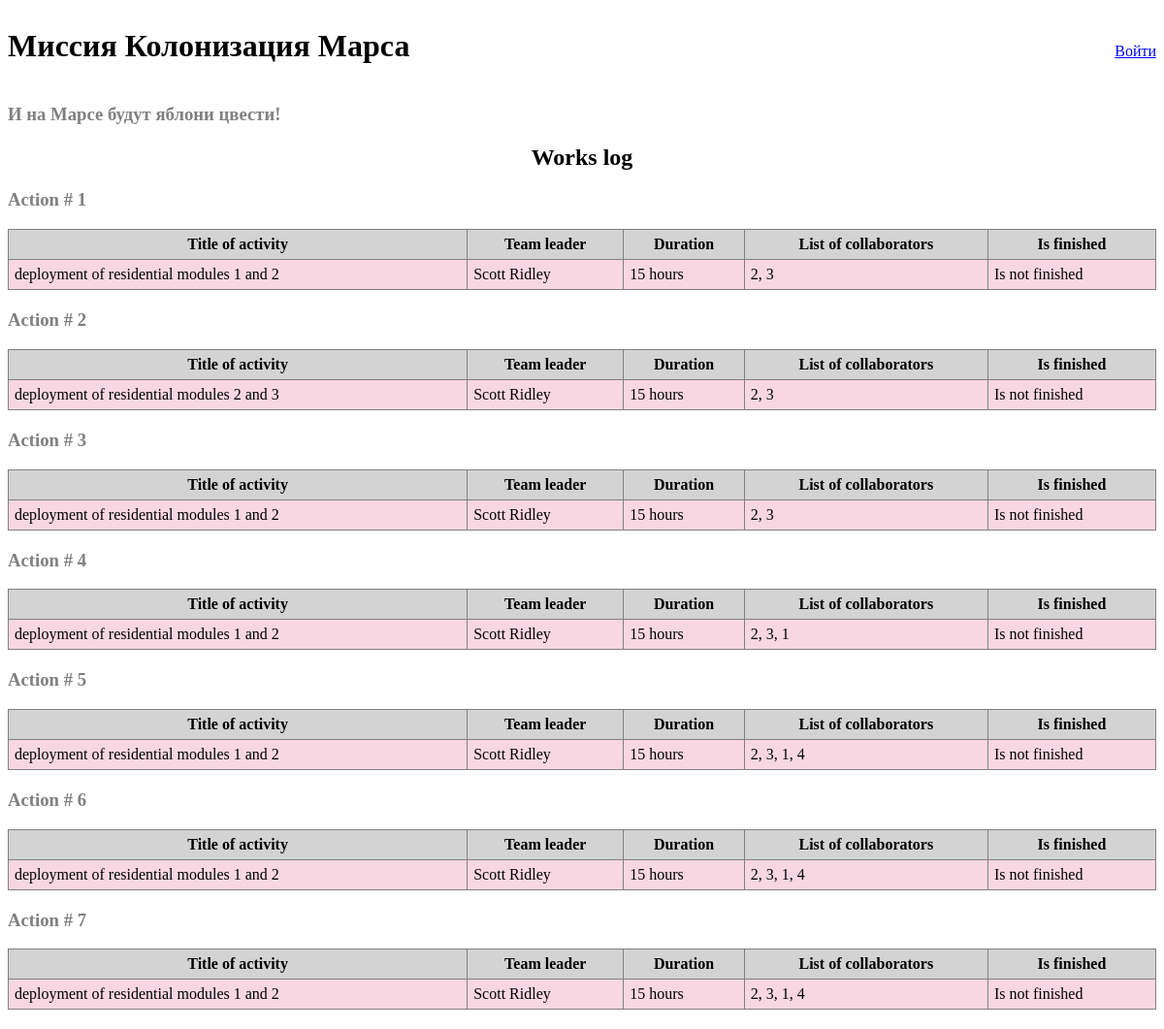
Before: / with the older database file.
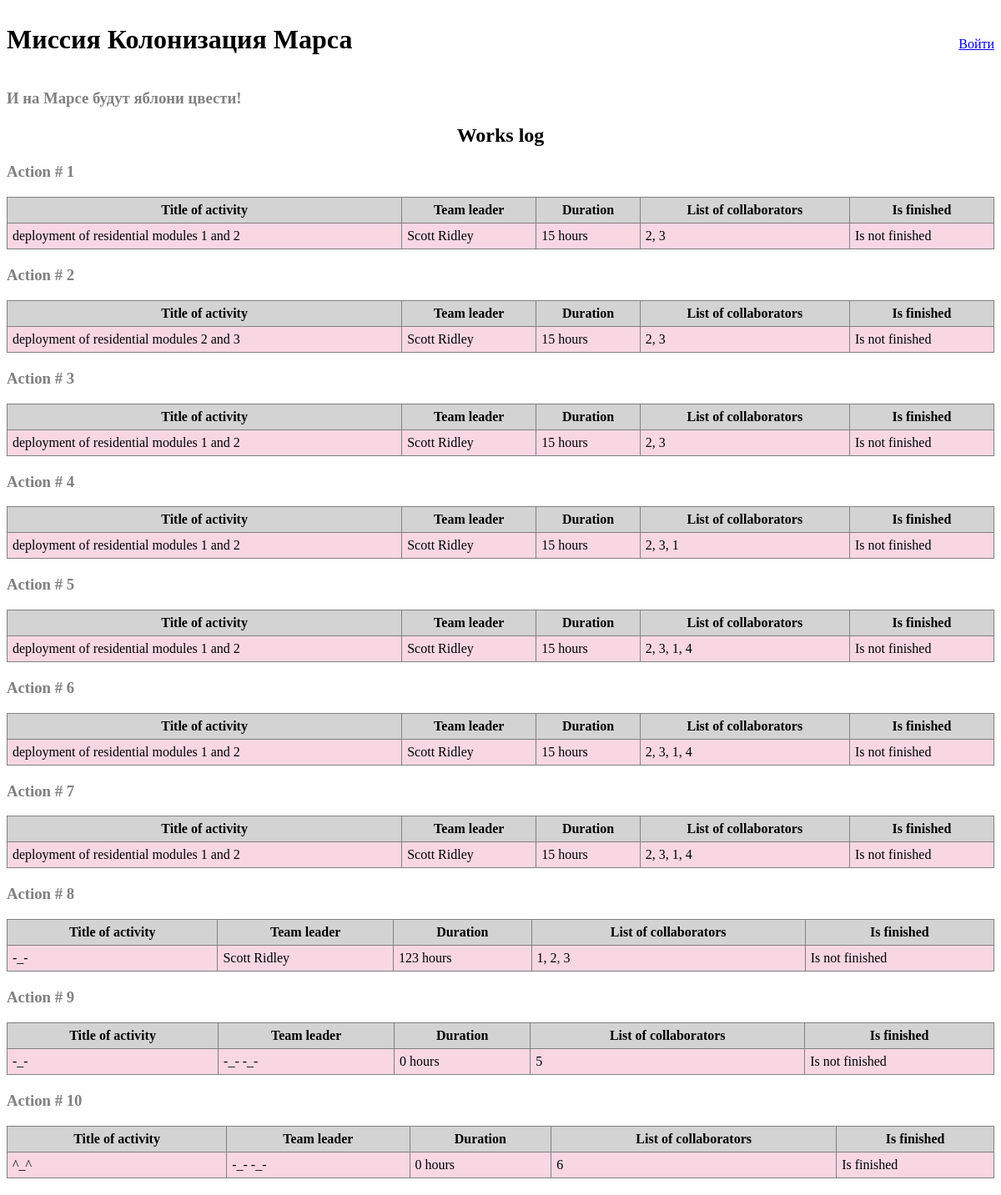
After: the same page with the newer database file.
### data/job.py (models this page shows, shortened)
class Jobs(SqlAlchemyBase, SerializerMixin):
    __tablename__ = 'jobs'
    id = C(Int, primary_key=True, autoincrement=True)
    job = C(Str, nullable=True)
    work_size = C(Int, nullable=True, default=0)
    collaborators = C(Str, nullable=True)
    start_date = C(sqlalchemy.DateTime, default=datetime.datetime.now)
    end_date = C(sqlalchemy.DateTime, default=datetime.datetime.now)
    is_finished = C(sqlalchemy.Boolean, default=False)
    team_leader = C(Int, sqlalchemy.ForeignKey("users.id"))
    user = orm.relationship('User')

### data/user.py (models this page shows, shortened)
class User(SqlAlchemyBase, SerializerMixin, UserMixin):
    __tablename__ = 'users'
    id = C(Int, primary_key=True, autoincrement=True)
    surname = C(Str, nullable=True)
    name = C(Str, nullable=True)
    age = C(Int, nullable=True)
    position = C(Str, nullable=True)
    speciality = C(Str, nullable=True)
    address = C(Str, nullable=True)
    email = C(Str, index=True, unique=True, nullable=True)
    hashed_password = C(Str, nullable=True)
    modified_date = C(sqlalchemy.DateTime, default=datetime.datetime.now)

### main.py (the view)
@app.route('/')
def works_log():
    with create_session() as s:
        jobs = s.query(Jobs).all()
        return render_template('works_log.html', title='Works Log', jobs=jobs)

### data/db_session.py (called while the page is built)
def create_session() -> Session:
    global __factory
    return __factory()

### templates/works_log.html
{% extends "index.html" %}
{% block content %}
<h2 style="text-align: center;">Works log</h2>
{% for job in jobs %}
<h3>Action # {{ job.id }}</h3>
<table border="1" cellpadding="6" cellspacing="0"
       style="border-collapse: collapse; width: 100%; margin-bottom: 20px;">
    <thead>
        <tr style="background-color: #d3d3d3;">
            <th>Title of activity</th>
            <th>Team leader</th>
            <th>Duration</th>
            <th>List of collaborators</th>
            <th>Is finished</th>
        </tr>
    </thead>
    <tbody>
        <tr style="background-color: #f8d7e3;">
            <td>{{ job.job }}</td>
            <td>
                {% if job.user %}
                    {{ job.user.surname }} {{ job.user.name }}
                {% else %}
                    —
                {% endif %}
            </td>
            <td>{{ job.work_size }} hours</td>
            <td>{{ job.collaborators }}</td>
            <td>{{ "Is finished" if job.is_finished else "Is not finished" }}</td>
        </tr>
    </tbody>
</table>
{% endfor %}
{% endblock %}

### templates/index.html (shortened to what this page needs)
<!DOCTYPE html>
<html lang='en'>
<head>
    <link rel="stylesheet" href="{{url_for('static', filename='css/style.css')}}">
    </head>
    <body>
        <div style="display: flex; justify-content: space-between; align-items: baseline;">
            <h1>Миссия Колонизация Марса</h1>
            <span>
                {% if current_user.is_authenticated %}
                    {{ current_user.surname }} {{ current_user.name }}
                    | <a href="/logout">Выйти</a>
                {% else %}
                    <a href="/login">Войти</a>
                {% endif %}
            </span>
        </div>
        <h3>И на Марсе будут яблони цвести!</h3>
        <main role='main' class='container'>
            {% block content %}{% endblock %}
        </main>
    </body>
</html>

### static/css/style.css (style rules this page uses)
h3 { color: gray; }

Changed rows visible on the page:
added Jobs: id "8", job "-_-", user.surname "Scott", user.name "Ridley", work_size "123", collaborators "1, 2, 3", is_finished "Is not finished"
added Jobs: id "9", job "-_-", user.surname "-_-", user.name "-_-", work_size "0", collaborators "5", is_finished "Is not finished"
added Jobs: id "10", job "^_^", user.surname "-_-", user.name "-_-", work_size "0", collaborators "6", is_finished "Is finished"
